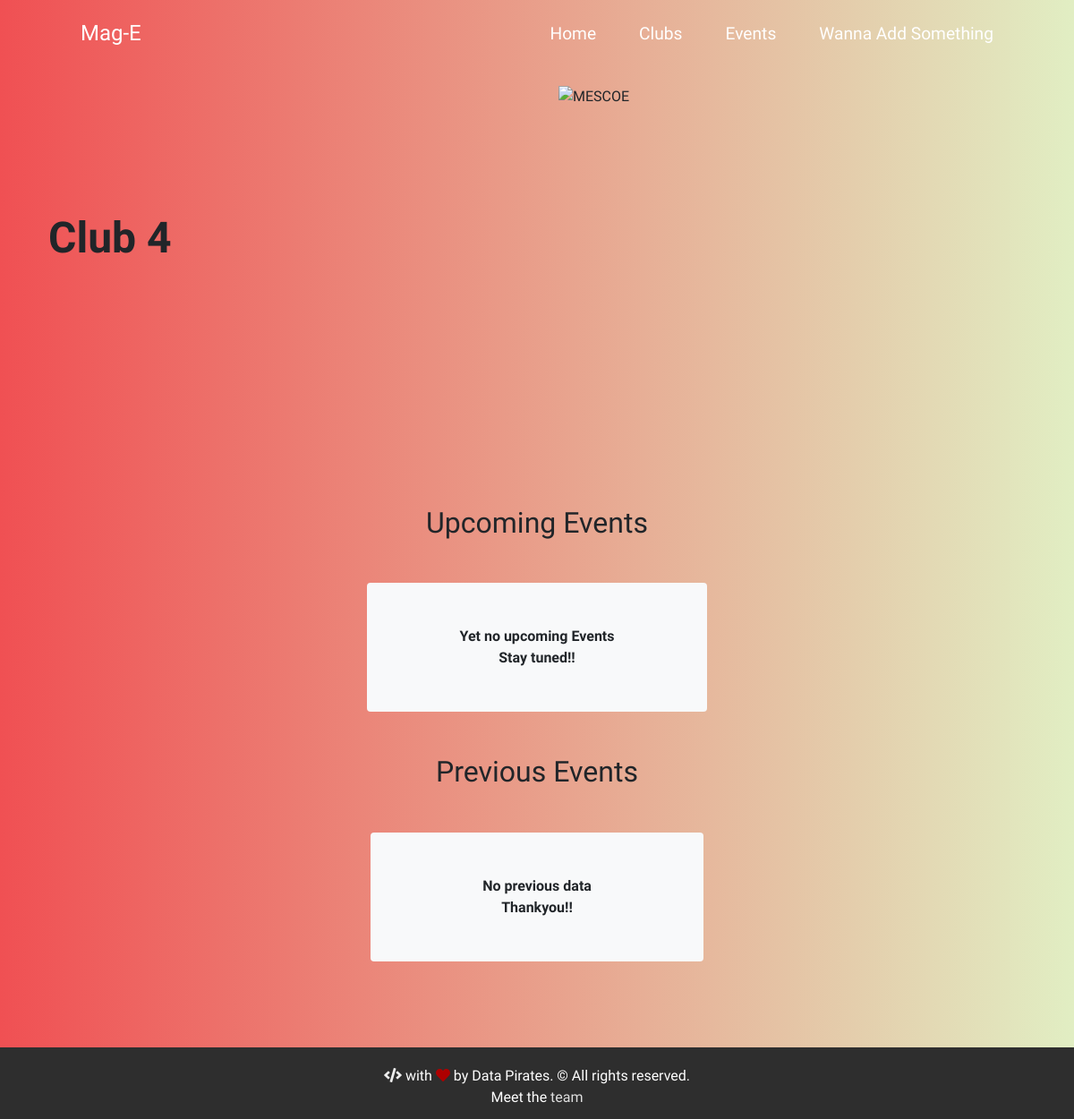
/clubs/7/, run on an earlier commit of the app's database.
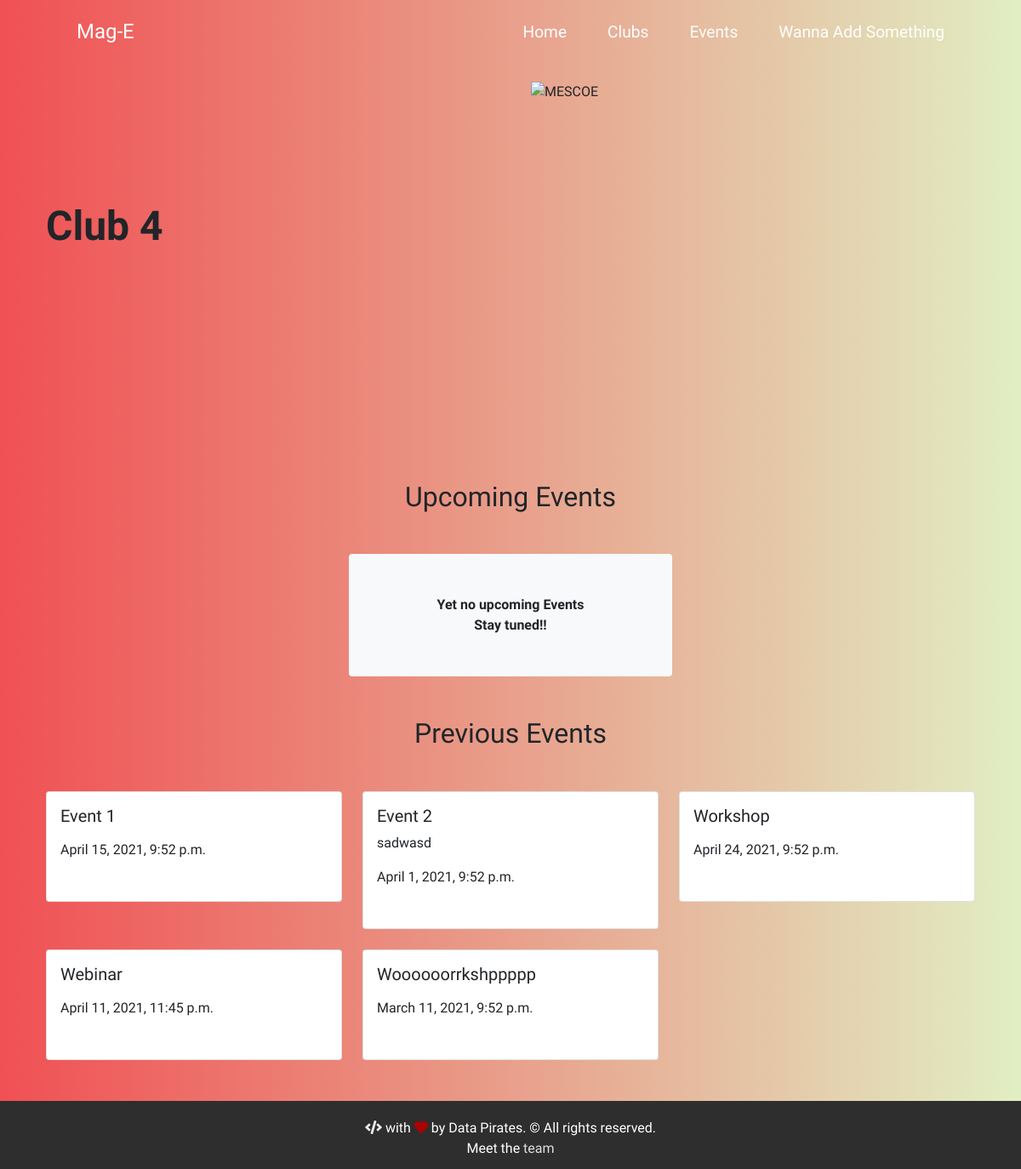
And on a later commit of the database.
### clubs/models.py (models this page shows, shortened)
class Events(models.Model):
    event_club = models.ForeignKey(Club, on_delete=models.CASCADE)
    event_title = models.CharField(max_length=255, null=True, blank=True)
    event_bio = models.TextField(max_length=600, null=True, blank=True)
    register = models.TextField(max_length=600, null=True, blank=True)
    feedback = models.TextField(max_length=600, null=True, blank=True)
    event_date = models.DateTimeField(null=True, blank=True)
    yt_link = models.CharField(max_length=255, null=True, blank=True)
    recording = models.TextField(max_length=600, null=True, blank=True)

### clubs/views.py (the view)
# urls.py: path('<int:id>/', views.club_detail, name='club_detail'),
def club_detail(request, id):
    upcoming = []
    passed = []
    now = timezone.now()
    club = Club.objects.get(id=id)
    event_retrive = Events.objects.all()
    for i in event_retrive:
        if i.event_club.id == id:
            if i.event_date >= now:
                upcoming.append(i)
            else:
                passed.append(i)
    context = {
        'club': club,
        'upcoming': upcoming,
        'passed': passed
    }
    return render(request, 'details.html', context=context)

### templates/details.html (shortened to what this page needs)
{% extends 'base.html' %}
{% block content %}
<div class="container col-xxl-8 px-4 py-5">
    <div class="row flex-lg-row-reverse align-items-center g-5 py-5">
        <div class="col-10 col-sm-8 col-lg-6">
            {% if club.club_logo|length > 0 %}
            <img src="{{club.club_logo}}" class="d-block mx-lg-auto img-fluid" alt="MESCOE" width="350" height="250" loading="lazy">
            {% else %}
            <img src="https://images.unsplash.com/photo-1519389950473-47ba0277781c?ixid=MXwxMjA3fDB8MHxzZWFyY2h8NHx8dGVjaG5vbG9neXxlbnwwfHwwfA%3D%3D&ixlib=rb-1.2.1&auto=format&fit=crop&w=400&q=60" class="d-block mx-lg-auto img-fluid" alt="MESCOE"
                width="700" height="500" loading="lazy">
            {% endif %}
        </div>
        <div class="col-lg-6">
            <h1 class="display-5 fw-bold lh-1 mb-3">{{club.club_name}}</h1>
        </div>
    </div>
</div>
<h2 class="text-center mb-5">Upcoming Events</h2>
<div class="container mb-5">
    <div class="row row-cols-1 row-cols-md-3 g-4">
        {% for e in upcoming %}
        <div class="col">
            <div class="card">
                <div class="card-body">
                    <h5 class="card-title">{{e.event_title}}</h5>
                    <p class="card-text">{{e.event_bio}}</p>
                    <p class="card-text">{{e.event_date}}</p>
                    {% if e.register|length > 0 %}
                    <a class='btn btn-primary btn-lg' href="{{e.register}}">Register</a>
                    {% endif %}
                </div>
            </div>
        </div>
        {% empty %}
        <div class="p-5 bg-light text-dark text-center mx-auto mb-5 rounded fw-bolder">
            Yet no upcoming Events <br> Stay tuned!!
            {% endfor %}
        </div>
    </div>
    <div class="container mb-5">
        <h2 class="text-center mb-5">Previous Events</h2>
        <div class="row row-cols-1 row-cols-md-3 g-4">
            {% for e in passed %}
            <div class="col">
                <div class="card">
                    <div class="card-body">
                        <h5 class="card-title">{{e.event_title}}</h5>
                        <p class="card-text">{{e.event_bio}}</p>
                        <p class="card-text">{{e.event_date}}</p>
                    </div>
                </div>
            </div>
            {% empty %}
            <div class="p-5 bg-light text-dark text-center mx-auto mb-5 rounded fw-bolder">
                No previous data <br> Thankyou!!
            </div>
            {% endfor %}
        </div>
    </div>
</div>
{% endblock %}

What changed in the data, as far as the page shows it:
added Events: event_title "Event 1", event_date "April 15, 2021, 9:52 p.m."
added Events: event_title "Event 2", event_bio "sadwasd", event_date "April 1, 2021, 9:52 p.m."
added Events: event_title "Workshop", event_date "April 24, 2021, 9:52 p.m."
added Events: event_title "Webinar", event_date "April 11, 2021, 11:45 p.m."
added Events: event_title "Woooooorrkshppppp", event_date "March 11, 2021, 9:52 p.m."
Also different on the page:
text no longer shown: "No previous data Thankyou!!"
